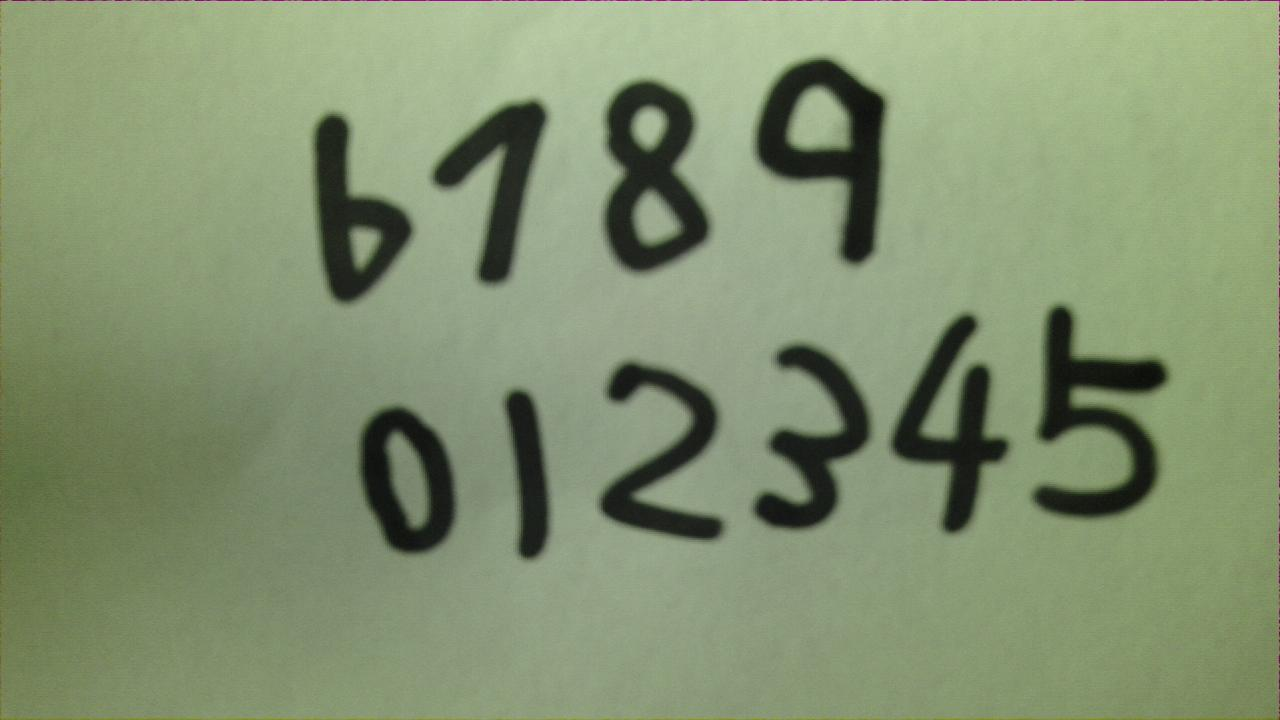
#> input picture 9-pynq-implement/cam/frame.jpg, 1280 x 720 px
$ jupyter execute --allow-errors pynq4cv.ipynb   (older library calls are emulated)
#> lines starting #> are read from the running program, lines starting #| are printed output that depends on the picture; after the words box and inside, x2 and y2 are one past the last pixel; in counts of white or black regions, pixels touching at a corner belong together
[cell 1]
from pynq import Overlay
from pynq.lib.iic import *
from pynq.lib.ov5640_config import *
from pynq.lib.video import *
from time import sleep
import pynq.lib.dma
import os
import shutil
import PIL.Image
import cv2
import numpy as np
import time
from matplotlib import pyplot as plt
from pynq import Xlnk

## Instantiate Overlay and download bitstream

#> (a cell that did not finish here is left out)

#> (a cell that did not finish here is left out)

## Instantiate I2C and configure OV5640 Camera

#> (a cell that did not finish here is left out)

#> (a cell that did not finish here is left out)

# Check the attributes and methods in Overlay

[cell 6]
#dir(cv_ov5640.image_processing)

## Configure image processing IPs

#> (a cell that did not finish here is left out)

# Define a function using to choose whtich image processing IP is enabled

[cell 8]
# [13 lines left out: function switch_stream, not called in this run]

#> (the rest of this cell did not finish here and is left out)

## Configure VDMAs

#> (a cell that did not finish here is left out)

## Start VDMAs，HDMI monitor will display video streaming from OV5640 camera

#> (a cell that did not finish here is left out)

## Capture and display one frame of picture, it may takes 3~5 seconds

[cell 11]
# [4 lines of commented-out code are left out]

[cell 12]
# [7 lines of commented-out code are left out]

[cell 13]
#=============================定义卷积函数和池化函数=============================
# [33 lines left out: functions RunConv, RunPool, not called in this run]
#=============================给定各个参数的值===============================#
#Conv1 卷积1
IN_WIDTH1=28 #图片的宽度
IN_HEIGHT1=28 #图片的高度
#IN_CH1=3 #3通道彩色图片
IN_CH1=1
print('IN_CH1 is',IN_CH1)

KERNEL_WIDTH1=3 #卷积核宽度
KERNEL_HEIGHT1=3 #卷积核高度
X_STRIDE1=1 #移动步长x
Y_STRIDE1=1 #移动步长y

RELU_EN1 = 1
MODE1=1    #0:VALID, 1:SAME #选择padding
#MODE1=0    #0:VALID, 1:SAME #选择padding
if(MODE1):
    X_PADDING1=int((KERNEL_WIDTH1-1)/2)
    Y_PADDING1=int((KERNEL_HEIGHT1-1)/2)
else:
    X_PADDING1=0
    Y_PADDING1=0

OUT_CH1=6  #第一层卷积输出
OUT_WIDTH1=int((IN_WIDTH1+2*X_PADDING1-KERNEL_WIDTH1)/X_STRIDE1+1) #输出的宽度
OUT_HEIGHT1=int((IN_HEIGHT1+2*Y_PADDING1-KERNEL_HEIGHT1)/Y_STRIDE1+1) #输出的高度

#Pool1 池化1
MODE11=2  #mode: 0:MEAN, 1:MIN, 2:MAX #选择最大池化
IN_WIDTH11=OUT_WIDTH1 #输入宽度为第一层卷积输出的宽度
IN_HEIGHT11=OUT_HEIGHT1 #输入高度为第一层卷积输出的高度
IN_CH11=OUT_CH1 #

KERNEL_WIDTH11=2
KERNEL_HEIGHT11=2

OUT_CH11=IN_CH11
OUT_WIDTH11=int(IN_WIDTH11/KERNEL_WIDTH11)
OUT_HEIGHT11=int(IN_HEIGHT11/KERNEL_HEIGHT11)

#Conv2 卷积2
IN_WIDTH2=OUT_WIDTH11
IN_HEIGHT2=OUT_HEIGHT11
IN_CH2=OUT_CH11
print('IN_CH2 is',IN_CH2)

KERNEL_WIDTH2=3
KERNEL_HEIGHT2=3
X_STRIDE2=1
Y_STRIDE2=1

RELU_EN2=1
MODE2=1  #0:VALID, 1:SAME #选择padding
#MODE2=0  #0:VALID, 1:SAME #选择padding
if(MODE2):
    X_PADDING2=int((KERNEL_WIDTH2-1)/2)
    Y_PADDING2=int((KERNEL_HEIGHT2-1)/2)
else:
    X_PADDING2=0
    Y_PADDING2=0

OUT_CH2=16
OUT_WIDTH2=int((IN_WIDTH2+2*X_PADDING2-KERNEL_WIDTH2)/X_STRIDE2+1)
OUT_HEIGHT2=int((IN_HEIGHT2+2*Y_PADDING2-KERNEL_HEIGHT2)/Y_STRIDE2+1)

#Pool2 池化2
MODE21=2  #mode: 0:MEAN, 1:MIN, 2:MAX
IN_WIDTH21=OUT_WIDTH2
IN_HEIGHT21=OUT_HEIGHT2
IN_CH21=OUT_CH2

KERNEL_WIDTH21=2
KERNEL_HEIGHT21=2

OUT_CH21=IN_CH21
OUT_WIDTH21=int(IN_WIDTH21/KERNEL_WIDTH21)
OUT_HEIGHT21=int(IN_HEIGHT21/KERNEL_HEIGHT21)

#Fc1 全连接1 由于全连接和卷积层的计算原理相同，所以可利用卷积层的ip实现全连接
IN_WIDTH3=OUT_WIDTH21
IN_HEIGHT3=OUT_HEIGHT21
IN_CH3=OUT_CH21
print('IN_CH3 is',IN_CH3)

KERNEL_WIDTH3=7
KERNEL_HEIGHT3=7

X_STRIDE3=1
Y_STRIDE3=1

RELU_EN3=1
MODE3=0  #0:VALID, 1:SAME #选择不padding
if(MODE3):
    X_PADDING3=int((KERNEL_WIDTH3-1/2))
    Y_PADDING3=int((KERNEL_HEIGHT3-1)/2)
else:
    X_PADDING3=0
    Y_PADDING3=0

OUT_CH3=120
OUT_WIDTH3=int((IN_WIDTH3+2*X_PADDING3-KERNEL_WIDTH3)/X_STRIDE3+1)
OUT_HEIGHT3=int((IN_HEIGHT3+2*Y_PADDING3-KERNEL_HEIGHT3)/Y_STRIDE3+1)

#Fc2 全连接2
IN_WIDTH4=OUT_WIDTH3
IN_HEIGHT4=OUT_HEIGHT3
IN_CH4=OUT_CH3
print('IN_CH4 is',IN_CH4)

KERNEL_WIDTH4=1
KERNEL_HEIGHT4=1
X_STRIDE4=1
Y_STRIDE4=1

RELU_EN4=1
MODE4=0  #0:VALID, 1:SAME
if(MODE4):
    X_PADDING4=int((KERNEL_WIDTH4-1/2))
    Y_PADDING4=int((KERNEL_HEIGHT4-1)/2)
else:
    X_PADDING4=0
    Y_PADDING4=0

OUT_CH4=10 #最终输出10个通道，对应10个不同数字的结果
OUT_WIDTH4=int((IN_WIDTH4+2*X_PADDING4-KERNEL_WIDTH4)/X_STRIDE4+1)
OUT_HEIGHT4=int((IN_HEIGHT4+2*Y_PADDING4-KERNEL_HEIGHT4)/Y_STRIDE4+1)

#=============================分配存储空间给各个参数===============================#
#input image
#> (the rest of this cell did not finish here and is left out)

[cell 14]
#=============================手写数字识别===============================#
def cnn_mnist_test(photo):

    for i in range(IN_HEIGHT1):
        for j in range(IN_WIDTH1):
            image[i][j][0]=photo[i][j]

    #调用卷积ip、池化ip，实现硬件加速
    #由于参数是可以重新定义的，所以可对卷积、池化的ip进行复用
    start_time=time.time()
	#conv1
    RunConv(conv,KERNEL_WIDTH1,KERNEL_HEIGHT1,X_STRIDE1,Y_STRIDE1,MODE1,RELU_EN1,image,W_conv1,b_conv1,h_conv1)
    conv1_time=time.time()
    RunPool(pool, KERNEL_WIDTH11, KERNEL_HEIGHT11, MODE11, h_conv1, h_pool1)#池化层是为了缩小图片大小，故没有权重和偏置参数
    pool1_time=time.time()
	# conv2
    RunConv(conv, KERNEL_WIDTH2, KERNEL_HEIGHT2, X_STRIDE2, Y_STRIDE2, MODE2, RELU_EN2, h_pool1, W_conv2, b_conv2,h_conv2)
    conv2_time=time.time()
    RunPool(pool, KERNEL_WIDTH21, KERNEL_HEIGHT21, MODE21, h_conv2, h_pool2)
    pool2_time=time.time()
    # fc1
    RunConv(conv, KERNEL_WIDTH3, KERNEL_HEIGHT3, X_STRIDE3, Y_STRIDE3, MODE3, RELU_EN3, h_pool2, W_fc1, b_fc1,h_fc1)
    fc1_time=time.time()
    # fc2
    RunConv(conv, KERNEL_WIDTH4, KERNEL_HEIGHT4, X_STRIDE4, Y_STRIDE4, MODE4, RELU_EN4, h_fc1, W_fc2, b_fc2,h_fc2)#h_fc2即为推理的最终结果
    fc2_time=time.time()

    MAX = h_fc2[0][0][0] #初始化第0个数
    result=0 #初始化为0
    for i in range(1,OUT_CH4):#遍历h_fc2的10个数，找出最大值
        if(h_fc2[0][0][i]>MAX):
            MAX=h_fc2[0][0][i]
            result=i

# [7 lines of commented-out code are left out]
    total_time=fc2_time-fc1_time+fc1_time-pool2_time+pool2_time-conv2_time+conv2_time-pool1_time+pool1_time-conv1_time+conv1_time-start_time
#     print('total use time is:',np.round(total_time,6),'s')
    #print('==========Information==========')
    #print('INT8-100MHz')
    return(result,np.round(total_time,4))

[cell 15]
# 反相灰度图，将黑白阈值颠倒
def accessPiexl(img):
    height = img.shape[0]
    width = img.shape[1]
    for i in range(height):
        for j in range(width):
            img[i][j] = 255 - img[i][j]
    #plt.imshow(img)
    #plt.show
    return img
# 反相二值化图像
def accessBinary(img, threshold=128):
    # 读取图像
    img = accessPiexl(img) # 反相灰度图，将黑白阈值颠倒
    # 边缘膨胀，不加也可以
    # # 设置膨胀核kenel
    kernel = np.ones((3, 3), np.uint8)
    # 对图片进行膨胀处理 【https://blog.csdn.net/jndingxin/article/details/113741899】
    img = cv2.dilate(img, kernel, iterations=1)
    _, img = cv2.threshold(img, threshold, 0, cv2.THRESH_TOZERO)  # 前面的参数0位置应该是255吧？就像后面的代码一样：ret,thresh4 = cv2.threshold(img, 127, 255, cv2.THRESH_TOZERO)
    #plt.imshow(img)
    #plt.show
    return img
# 根据长向量找出顶点
# [36 lines left out: functions extractPeek, findBorderHistogram, not called in this run]
# 寻找边缘，返回边框的左上角和右下角（利用cv2.findContours）
def findBorderContours(img, maxArea=50):
    _, contours, _ = cv2.findContours(img, cv2.RETR_EXTERNAL, cv2.CHAIN_APPROX_NONE) # 旧版cv2,返回三个值
    borders = []
    for contour in contours:
        # 将边缘拟合成一个边框
        x, y, w, h = cv2.boundingRect(contour) # 矩形边框（Bounding Rectangle）是说，用一个最小的矩形，把找到的形状包起来。
        if w*h > maxArea:
            border = [(x, y), (x+w, y+h)]
            borders.append(border)
    return borders
# 根据边框转换为MNIST格式
def transMNIST(img, borders, size=(28, 28)):
    imgData = np.zeros((len(borders), size[0], size[0], 1), dtype='uint8')
    for i, border in enumerate(borders):
        borderImg = img[border[0][1]:border[1][1], border[0][0]:border[1][0]]
        # 根据最大边缘拓展像素
        extendPiexl = (max(borderImg.shape) - min(borderImg.shape)) // 2
        targetImg = cv2.copyMakeBorder(borderImg, 7, 7, extendPiexl + 7, extendPiexl + 7, cv2.BORDER_CONSTANT)
        # cv2.copyMakeBorder()函数——图片设置边界框 【https://blog.csdn.net/qq_36560894/article/details/105416273】
        targetImg = cv2.resize(targetImg, size) # 调用cv2.resize（）通过插值的方式来改变图像的尺寸 【https://blog.csdn.net/qq_42079689/article/details/102537600】
        targetImg = np.expand_dims(targetImg, axis=-1) # 扩展数组的形状【https://blog.csdn.net/qq_37924224/article/details/119816771】
        imgData[i] = targetImg

    num_recognize=imgData.shape[0] # 识别到的数字（画框的个数）
    print('find',num_recognize,'num to recognize')
    imgdataNew=np.zeros((num_recognize,28,28)) # 用新的数组存储要识别的数字
    for i in range(num_recognize):
        for j in range(28):
            for k in range(28):
                imgdataNew[i][j][k]=imgData[i][j][k][0]

    imgdataNew=imgdataNew.astype(np.int16)

    return (imgdataNew,num_recognize)
# 预测手写数字
def predict(imgData,num_recognize):
    results=[] # 存放识别结果
    run_time=0
    for i in range(num_recognize):
        res=cnn_mnist_test(imgData[i])
        results.append(res[0])
        run_time+=res[1]

#         print('finish num',i)
    return(results,run_time)
# 显示结果及边框
# [14 lines left out: function showResults, not called in this run]

[cell 16]
# #camera_in.tie(hdmi_out) # HDMI实时显示
# vdma0.readchannel.tie(vdma0.writechannel) # HDMI实时显示

[cell 17]
def one_test():
    time_1=time.time()
    # 捕获一张图像
#     frame = vdma0.readchannel.readframe()
#     img = PIL.Image.fromarray(frame)
#     img.save("frame.jpg") # 将捕获的图像保存到本地
    print('============捕获图像============')
    # 数字识别
    path = 'frame.jpg'
    img_grey = cv2.imread(path, cv2.IMREAD_GRAYSCALE)
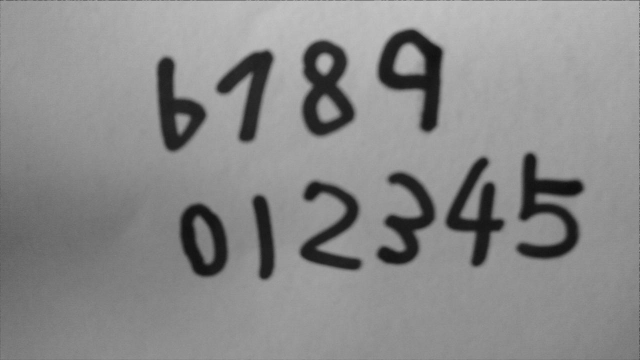
#> img_grey: shape (720, 1280) (shown at 1/2 size); min 11, max 206, mean 138.1
    #img_grey = accessBinary(img_grey,150) # 修改数值，改变二值化界限
    img_grey = accessBinary(img_grey,200) # 修改数值，改变二值化界限
#> after the loop in accessPiexl, `for i in range(height):`:
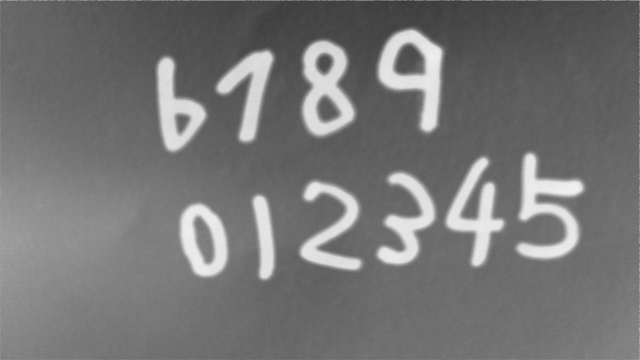
#> img: shape (720, 1280) (shown at 1/2 size); min 49, max 244, mean 116.9
#> in accessBinary, `_, img = cv2.threshold(img, threshold, 0, cv2.THRESH_TOZERO)`:
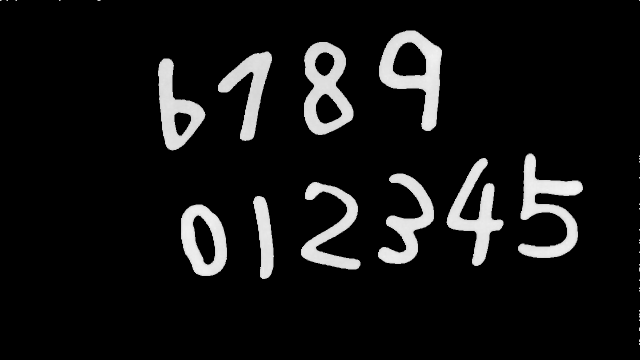
#> img: shape (720, 1280) (shown at 1/2 size); min 0, max 244, mean 19.9
    #print('finish accessBinary')
    borders = findBorderContours(img_grey) # 图像分割
#> in findBorderContours, `_, contours, _ = cv2.findContours(img, cv2.RETR_EXTERNAL, cv2.CHAIN_AP..`: contours = 38 contours, 28 with area under 20; largest, box (x1, y1, x2, y2) and area: (758, 61, 884, 262) 14058, (608, 84, 707, 270) 13094, (1036, 307, 1166, 516) 10091, (362, 409, 454, 552) 10084, (316, 117, 411, 301) 8700
#> the loop in findBorderContours, `for contour in contours:` made 38 passes
#> (x, y, w, h, border) on passes 18, 20, 21, 23, 26, 28, 29, 30: (362, 409, 92, 143, [(362, 409), (454, 552)]), (506, 392, 42, 166, [(506, 392), (548, 558)]), (602, 364, 119, 175, [(602, 364), (721, 539)]), (756, 347, 112, 181, [(756, 347), (868, 528)]), (893, 316, 114, 216, [(893, 316), (1007, 532)]), (1036, 307, 130, 209, [(1036, 307), (1166, 516)]), (316, 117, 95, 184, [(316, 117), (411, 301)]), (436, 103, 108, 179, [(436, 103), (544, 282)])
#> after the loop in findBorderContours, `for contour in contours:`: borders = 10 items
#> borders = 10 items
    #borders = findBorderHistogram(img_grey)
    #print('finish borders')
    imgData,num_recognize = transMNIST(img_grey, borders) # MNIST格式转换
#> the loop in transMNIST, `for i, border in enumerate(borders):` made 10 passes
#> (border, extendPiexl) on passes 1 to 8: ([(362, 409), (454, 552)], 25), ([(506, 392), (548, 558)], 62), ([(602, 364), (721, 539)], 28), ([(756, 347), (868, 528)], 34), ([(893, 316), (1007, 532)], 51), ([(1036, 307), (1166, 516)], 39), ([(316, 117), (411, 301)], 44), ([(436, 103), (544, 282)], 35)
#> after the loop in transMNIST, `for i, border in enumerate(borders):`:
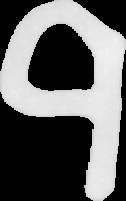
#> borderImg: shape (201, 126); min 0, max 241, mean 96.6
#| find 10 num to recognize
#> num_recognize = 10
    #print('finish imgData')
    results = predict(imgData,num_recognize) # 数字识别
#> after the loop in predict, `for i in range(num_recognize):`: results = []; run_time = 0
    #print('finish results')
    print('results are',results[0])
    time_2=time.time()
    CNN_time=np.round(time_2-time_1,3)
    img = cv2.imread(path) # RGB-888
    img_result=showResults(results[1],CNN_time,img, borders, results[0]) # 结果画图 RGB-888
    #print('finish showResults')
    #print('img_result shape is',img_result.shape)
    cv2.imwrite(r"img_result.jpg",img_result) # 将结果保存为jpg文件
    print('============数字识别============')
    # 准备输出帧
    img_result_grey=cv2.cvtColor(img_result, cv2.COLOR_RGB2GRAY)  # 结果转化为GRAY
    outframe =vdma0.writechannel.newframe()
    #print('outframe shape is',outframe.shape)
    outframe=cv2.cvtColor(img_result_grey, cv2.COLOR_GRAY2RGB,dst=outframe) ######最终输出仍未黑白图像
    # HDMI显示结果
    vdma0.writechannel.writeframe(outframe)
    vdma1.writechannel.writeframe(outframe)
    vdma0.readchannel.start()
    vdma1.readchannel.start()
#     vdma0.readchannel.tie(vdma0.writechannel) # HDMI实时显示
    print('============显示结果============')

#> (a cell that did not finish here is left out)

=======================

[cell 19]
def recognition(pic):
    # 数字识别
    time_1=time.time()
    path = pic+'.jpg'
    img_grey = cv2.imread(path, cv2.IMREAD_GRAYSCALE)
    #img_grey = accessBinary(img_grey,150) # 修改数值，改变二值化界限
    img_grey = accessBinary(img_grey,210) # 修改数值，改变二值化界限
#> call 2 of accessBinary, with threshold = 210
#> in accessBinary (call 2), `_, img = cv2.threshold(img, threshold, 0, cv2.THRESH_TOZERO)`:
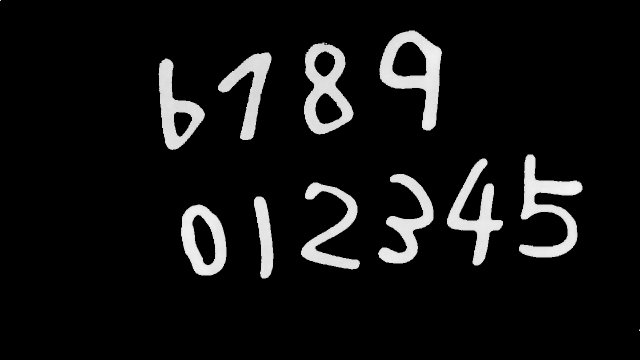
#> img: shape (720, 1280) (shown at 1/2 size); min 0, max 244, mean 18.5
    #print('finish accessBinary')
    borders = findBorderContours(img_grey) # 图像分割
#> in findBorderContours (call 2), `_, contours, _ = cv2.findContours(img, cv2.RETR_EXTERNAL, cv2.CHAIN_AP..`: contours = 13 contours, 3 with area under 20; largest, box (x1, y1, x2, y2) and area: (759, 61, 884, 261) 13596, (608, 85, 707, 269) 12468, (362, 409, 453, 551) 9752, (1038, 309, 1165, 515) 9274, (317, 117, 410, 300) 8209
#> the loop in findBorderContours (call 2), `for contour in contours:` made 13 passes
#> (x, y, w, h, border) on passes 2 to 9: (362, 409, 91, 142, [(362, 409), (453, 551)]), (508, 393, 39, 164, [(508, 393), (547, 557)]), (602, 365, 118, 174, [(602, 365), (720, 539)]), (756, 348, 111, 179, [(756, 348), (867, 527)]), (894, 317, 112, 214, [(894, 317), (1006, 531)]), (1038, 309, 127, 206, [(1038, 309), (1165, 515)]), (317, 117, 93, 183, [(317, 117), (410, 300)]), (436, 105, 107, 175, [(436, 105), (543, 280)])
#> borders = 10 items
    #borders = findBorderHistogram(img_grey)
    #print('finish borders')
    imgData,num_recognize = transMNIST(img_grey, borders) # MNIST格式转换
#> call 2 of transMNIST, with size = (28, 28)
#> the loop in transMNIST (call 2), `for i, border in enumerate(borders):` made 10 passes
#> (border, extendPiexl) on passes 1 to 8: ([(362, 409), (453, 551)], 25), ([(508, 393), (547, 557)], 62), ([(602, 365), (720, 539)], 28), ([(756, 348), (867, 527)], 34), ([(894, 317), (1006, 531)], 51), ([(1038, 309), (1165, 515)], 39), ([(317, 117), (410, 300)], 45), ([(436, 105), (543, 280)], 34)
#> pass 1, in transMNIST (call 2), `borderImg = img[border[0][1]:border[1][1], border[0][0]:border[1][0]]`:
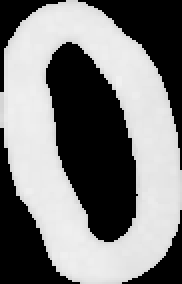
#> borderImg: shape (142, 91) (shown 2 times larger); min 0, max 240, mean 125.7
#> pass 1, in transMNIST (call 2), `targetImg = cv2.resize(targetImg, size)`:
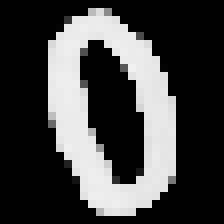
#> targetImg: shape (28, 28) (shown 8 times larger); min 0, max 240, mean 66.6
#> after the loop in transMNIST (call 2), `for i, border in enumerate(borders):`:
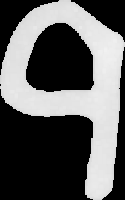
#> borderImg: shape (200, 125); min 0, max 241, mean 92.6
#| find 10 num to recognize
#> num_recognize = 10
    #print('finish imgData')
    results = predict(imgData,num_recognize) # 数字识别
#> after the loop in predict, `for i in range(num_recognize):`: run_time = 0
    #print('finish results')
    print('results are',results[0])
    time_2=time.time()
    CNN_time=np.round(time_2-time_1,3)
    img = cv2.imread(path) # RGB-888
    img_result=showResults(results[1],CNN_time,img, borders, results[0]) # 结果画图 RGB-888
    #print('finish showResults')
    #print('img_result shape is',img_result.shape)
    cv2.imwrite(r"img_result.jpg",img_result) # 将结果保存为jpg文件

#> (a cell that did not finish here is left out)

#> (a cell that did not finish here is left out)

[cell 22]
# 数字识别
time_1=time.time()
path = 'frame.jpg'
img_grey = cv2.imread(path, cv2.IMREAD_GRAYSCALE)
#img_grey = accessBinary(img_grey,150) # 修改数值，改变二值化界限
img_grey = accessBinary(img_grey,210) # 修改数值，改变二值化界限
#print('finish accessBinary')
borders = findBorderContours(img_grey) # 图像分割
#> borders = 10 items
#borders = findBorderHistogram(img_grey)
#print('finish borders')
imgData,num_recognize = transMNIST(img_grey, borders) # MNIST格式转换
#> the loop in transMNIST (call 3), `for i, border in enumerate(borders):` made 10 passes
#> pass 3, in transMNIST (call 3), `borderImg = img[border[0][1]:border[1][1], border[0][0]:border[1][0]]`:
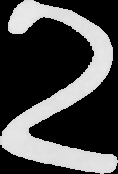
#> borderImg: shape (174, 118); min 0, max 233, mean 74.7
#> pass 3, in transMNIST (call 3), `targetImg = cv2.copyMakeBorder(borderImg, 7, 7, extendPiexl + 7, exten..`:
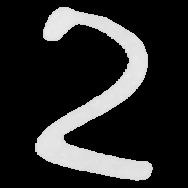
#> targetImg: shape (188, 188); min 0, max 233, mean 43.4
#| find 10 num to recognize
#> num_recognize = 10
#print('finish imgData')
#> (the rest of this cell did not finish here and is left out)

#> after the loop in predict, `for i in range(num_recognize):`: run_time = 0
#print('finish results')
print('results are',results[0])
time_2=time.time()
CNN_time=np.round(time_2-time_1,3)
img = cv2.imread(path) # RGB-888
img_result=showResults(results[1],CNN_time,img, borders, results[0]) # 结果画图 RGB-888
#print('finish showResults')
#print('img_result shape is',img_result.shape)
cv2.imwrite(r"img_result.jpg",img_result) # 将结果保存为jpg文件

img_result_grey=cv2.cvtColor(img_result, cv2.COLOR_RGB2GRAY)  # 结果转化为GRAY
outframe =vdma0.writechannel.newframe()
#print('outframe shape is',outframe.shape)
outframe=cv2.cvtColor(img_result_grey, cv2.COLOR_GRAY2RGB,dst=outframe) ######最终输出仍未黑白图像
# HDMI显示结果
vdma0.writechannel.writeframe(outframe)
vdma1.writechannel.writeframe(outframe)
vdma0.readchannel.start()
vdma1.readchannel.start()
